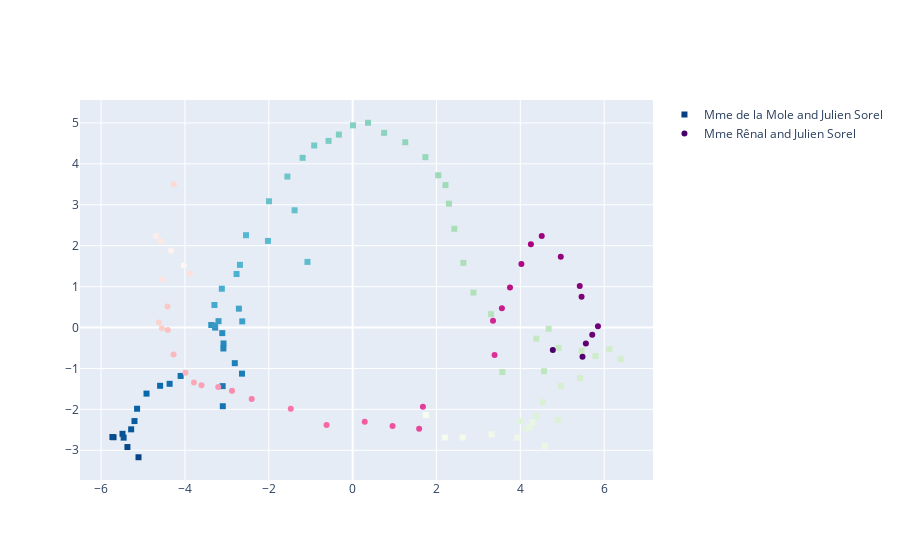

This figure's notebook cell:
### Code cell
fig = make_subplots(rows=1, cols=1)

mole_sorel_df = pd.DataFrame(mole_sorel_pca[0])
renal_sorel_df = pd.DataFrame(renal_sorel_pca[0])

fig.add_trace(
    go.Scatter(x = mole_sorel_df[0], y = mole_sorel_df[1], mode='markers', marker = dict (
        color=mole_sorel_df.index[::-1], colorscale = 'GnBu', symbol = 'square'), name = "Mme de la Mole and Julien Sorel"),
    row = 1, col = 1)

fig.add_trace(
    go.Scatter(x = renal_sorel_df[0], y = renal_sorel_df[1], mode='markers', marker = dict (
        color=renal_sorel_df.index[::-1], colorscale = 'RdPu'), name = 'Mme Rênal and Julien Sorel'),
    row = 1, col = 1)
fig.show()
